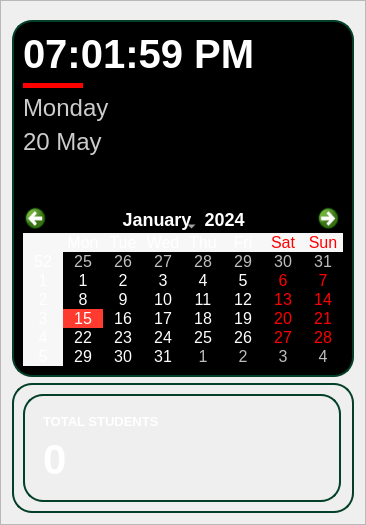
               <widget class="QFrame" name="frame_21">
                <property name="sizePolicy">
                 <sizepolicy hsizetype="Fixed" vsizetype="Fixed">
                  <horstretch>0</horstretch>
                  <verstretch>0</verstretch>
                 </sizepolicy>
                </property>
                <property name="minimumSize">
                 <size>
                  <width>300</width>
                  <height>466</height>
                 </size>
                </property>
                <property name="frameShape">
                 <enum>QFrame::StyledPanel</enum>
                </property>
                <property name="frameShadow">
                 <enum>QFrame::Raised</enum>
                </property>
                <layout class="QGridLayout" name="gridLayout_45">
                 <property name="topMargin">
                  <number>19</number>
                 </property>
                 <item row="1" column="0">
                  <widget class="QFrame" name="frame_19">
                   <property name="minimumSize">
                    <size>
                     <width>0</width>
                     <height>200</height>
                    </size>
                   </property>
                   <property name="maximumSize">
                    <size>
                     <width>16777215</width>
                     <height>600</height>
                    </size>
                   </property>
                   <property name="styleSheet">
                    <string notr="true">QFrame {
    background: black;
    
    border: 2px solid #044027; /* Slightly lighter green border */
    border-radius: 20px; /* Rounded corners */
}
</string>
                   </property>
                   <property name="frameShape">
                    <enum>QFrame::StyledPanel</enum>
                   </property>
                   <property name="frameShadow">
                    <enum>QFrame::Raised</enum>
                   </property>
                   <layout class="QGridLayout" name="gridLayout_11">
                    <item row="0" column="0" colspan="2">
                     <widget class="QLabel" name="time_dashboard">
                      <property name="styleSheet">
                       <string notr="true">QLabel {
	background: none;
	border: none;
    font-family: &quot;Helvetica Neue&quot;, &quot;Arial&quot;, sans-serif;
    font-size: 30pt;
    font-weight: bold;
    color: white;
}
</string>
                      </property>
                      <property name="text">
                       <string>07:01:59 PM</string>
                      </property>
                      <property name="alignment">
                       <set>Qt::AlignLeading|Qt::AlignLeft|Qt::AlignVCenter</set>
                      </property>
                      <property name="margin">
                       <number>0</number>
                      </property>
                     </widget>
                    </item>
                    <item row="0" column="2" rowspan="5">
                     <widget class="QFrame" name="Analogclock">
                      <property name="styleSheet">
                       <string notr="true">background: none;
border:none;</string>
                      </property>
                      <property name="frameShape">
                       <enum>QFrame::StyledPanel</enum>
                      </property>
                      <property name="frameShadow">
                       <enum>QFrame::Raised</enum>
                      </property>
                     </widget>
                    </item>
                    <item row="4" column="0">
                     <widget class="QLabel" name="greetings">
                      <property name="styleSheet">
                       <string notr="true">QLabel {
	background: none;
	border: none;
    font-family: &quot;Helvetica Neue&quot;, &quot;Arial&quot;, sans-serif;
    font-size: 18pt;
    font-weight: 100;
    color: white;
}
</string>
                      </property>
                      <property name="text">
                       <string/>
                      </property>
                      <property name="alignment">
                       <set>Qt::AlignLeading|Qt::AlignLeft|Qt::AlignVCenter</set>
                      </property>
                     </widget>
                    </item>
                    <item row="5" column="1">
                     <spacer name="verticalSpacer_8">
                      <property name="orientation">
                       <enum>Qt::Vertical</enum>
                      </property>
                      <property name="sizeType">
                       <enum>QSizePolicy::Fixed</enum>
                      </property>
                      <property name="sizeHint" stdset="0">
                       <size>
                        <width>10</width>
                        <height>10</height>
                       </size>
                      </property>
                     </spacer>
                    </item>
                    <item row="6" column="0" colspan="3">
                     <widget class="QCalendarWidget" name="calendar">
                      <property name="sizePolicy">
                       <sizepolicy hsizetype="Expanding" vsizetype="Expanding">
                        <horstretch>0</horstretch>
                        <verstretch>0</verstretch>
                       </sizepolicy>
                      </property>
                      <property name="minimumSize">
                       <size>
                        <width>0</width>
                        <height>0</height>
                       </size>
                      </property>
                      <property name="maximumSize">
                       <size>
                        <width>600</width>
                        <height>600</height>
                       </size>
                      </property>
                      <property name="styleSheet">
                       <string notr="true">QCalendarWidget {
    background-color: black;
    color: white;
    border: none;
    font-family: 'Helvetica Neue', sans-serif;
    font-size: 16px;
}

QCalendarWidget QAbstractItemView {
    selection-background-color: #ff3b30;
    selection-color: white;
	border: none;
    background-color: black;
    gridline-color: #444;
}

QCalendarWidget QToolButton {
    color: white;
    font-size: 18px;
    icon-size: 24px, 24px;
    background: transparent;
    border: none;
}

QCalendarWidget QSpinBox {
    color: white;
    background: transparent;
    border: none;
}

QCalendarWidget QWidget#qt_calendar_navigationbar {
    background-color: black;
    border: none;
}

QCalendarWidget QAbstractItemView:enabled {
    color: white;
    background-color: black;
    selection-background-color: #ff3b30;
    selection-color: white;
}
/* Hover effect */
QCalendarWidget QAbstractItemView::item:hover {
    background-color: #555;  /* dark hover background */
    color: white;
    border-radius: 4px;
}

/* Current date highlight (uses QTextCharFormat from Python) */
QCalendarWidget QAbstractItemView::item:enabled:!selected[today=&quot;true&quot;] {
    border: 1px solid #ff3b30;
    font-weight: bold;
    color: #ff3b30;
    border-radius: 4px;
}
</string>
                      </property>
                     </widget>
                    </item>
                    <item row="3" column="0" colspan="2">
                     <widget class="QLabel" name="date">
                      <property name="styleSheet">
                       <string notr="true">QLabel {
	background: none;
	border: none;
    font-family: &quot;Helvetica Neue&quot;, &quot;Arial&quot;, sans-serif;
    font-size: 18pt;
    font-weight: 100;
    color: #ccc;
}
</string>
                      </property>
                      <property name="text">
                       <string>20 May</string>
                      </property>
                      <property name="alignment">
                       <set>Qt::AlignLeading|Qt::AlignLeft|Qt::AlignVCenter</set>
                      </property>
                     </widget>
                    </item>
                    <item row="1" column="0">
                     <widget class="Line" name="line_8">
                      <property name="sizePolicy">
                       <sizepolicy hsizetype="Fixed" vsizetype="Fixed">
                        <horstretch>0</horstretch>
                        <verstretch>0</verstretch>
                       </sizepolicy>
                      </property>
                      <property name="minimumSize">
                       <size>
                        <width>60</width>
                        <height>5</height>
                       </size>
                      </property>
                      <property name="styleSheet">
                       <string notr="true">QFrame {
    border: 1px solid transparent;
    background-color: red;
    height: 4px;
}
</string>
                      </property>
                      <property name="orientation">
                       <enum>Qt::Horizontal</enum>
                      </property>
                     </widget>
                    </item>
                    <item row="2" column="0" colspan="2">
                     <widget class="QLabel" name="day">
                      <property name="styleSheet">
                       <string notr="true">QLabel {
	background: none;
	border: none;
    font-family: &quot;Helvetica Neue&quot;, &quot;Arial&quot;, sans-serif;
    font-size: 18pt;
    font-weight: 100;
    color: #ccc;
}
</string>
                      </property>
                      <property name="text">
                       <string>Monday</string>
                      </property>
                      <property name="alignment">
                       <set>Qt::AlignLeading|Qt::AlignLeft|Qt::AlignVCenter</set>
                      </property>
                      <property name="margin">
                       <number>0</number>
                      </property>
                     </widget>
                    </item>
                   </layout>
                  </widget>
                 </item>
                 <item row="2" column="0">
                  <widget class="QFrame" name="frame_44">
                   <property name="sizePolicy">
                    <sizepolicy hsizetype="Expanding" vsizetype="Expanding">
                     <horstretch>0</horstretch>
                     <verstretch>0</verstretch>
                    </sizepolicy>
                   </property>
                   <property name="minimumSize">
                    <size>
                     <width>250</width>
                     <height>130</height>
                    </size>
                   </property>
                   <property name="maximumSize">
                    <size>
                     <width>16777215</width>
                     <height>130</height>
                    </size>
                   </property>
                   <property name="styleSheet">
                    <string notr="true">QFrame {
    background: qlineargradient(
        spread:pad,
        x1:0, y1:0, x2:1, y2:1,
        stop:0 #055035,  /* Dark green */
        stop:1 #02281A   /* Even darker green */
    );
    
    border: 2px solid #044027; /* Slightly lighter green border */
    border-radius: 20px; /* Rounded corners */
}
</string>
                   </property>
                   <property name="frameShape">
                    <enum>QFrame::StyledPanel</enum>
                   </property>
                   <property name="frameShadow">
                    <enum>QFrame::Raised</enum>
                   </property>
                   <layout class="QGridLayout" name="gridLayout_51">
                    <property name="rightMargin">
                     <number>11</number>
                    </property>
                    <item row="1" column="1">
                     <widget class="QFrame" name="frame_45">
                      <property name="sizePolicy">
                       <sizepolicy hsizetype="Expanding" vsizetype="Expanding">
                        <horstretch>0</horstretch>
                        <verstretch>0</verstretch>
                       </sizepolicy>
                      </property>
                      <property name="minimumSize">
                       <size>
                        <width>0</width>
                        <height>0</height>
                       </size>
                      </property>
                      <property name="frameShape">
                       <enum>QFrame::StyledPanel</enum>
                      </property>
                      <property name="frameShadow">
                       <enum>QFrame::Raised</enum>
                      </property>
                      <layout class="QGridLayout" name="gridLayout_58">
                       <item row="0" column="0">
                        <widget class="QFrame" name="frame_46">
                         <property name="minimumSize">
                          <size>
                           <width>0</width>
                           <height>0</height>
                          </size>
                         </property>
                         <property name="styleSheet">
                          <string notr="true">background: none;
border: none;</string>
                         </property>
                         <property name="frameShape">
                          <enum>QFrame::StyledPanel</enum>
                         </property>
                         <property name="frameShadow">
                          <enum>QFrame::Raised</enum>
                         </property>
                         <layout class="QGridLayout" name="gridLayout_15">
                          <item row="0" column="0">
                           <widget class="QLabel" name="label_36">
                            <property name="sizePolicy">
                             <sizepolicy hsizetype="Expanding" vsizetype="Preferred">
                              <horstretch>0</horstretch>
                              <verstretch>0</verstretch>
                             </sizepolicy>
                            </property>
                            <property name="minimumSize">
                             <size>
                              <width>0</width>
                              <height>0</height>
                             </size>
                            </property>
                            <property name="styleSheet">
                             <string notr="true">QLabel {
    background: none;
    color: white; /* Darker shade of blue */
    font-size: 13px;
    font-weight: 900; /* Extra Bold */
    font-family: &quot;Poppins&quot;, &quot;Arial&quot;, &quot;Helvetica&quot;, sans-serif;
    border: none;
    text-align: center;
}</string>
                            </property>
                            <property name="text">
                             <string>TOTAL STUDENTS</string>
                            </property>
                           </widget>
                          </item>
                          <item row="0" column="1" rowspan="2">
                           <widget class="QLabel" name="totals_f">
                            <property name="sizePolicy">
                             <sizepolicy hsizetype="Expanding" vsizetype="Expanding">
                              <horstretch>0</horstretch>
                              <verstretch>0</verstretch>
                             </sizepolicy>
                            </property>
                            <property name="maximumSize">
                             <size>
                              <width>70</width>
                              <height>70</height>
                             </size>
                            </property>
                            <property name="text">
                             <string/>
                            </property>
                            <property name="pixmap">
                             <pixmap>Resources/students.png</pixmap>
                            </property>
                            <property name="scaledContents">
                             <bool>true</bool>
                            </property>
                           </widget>
                          </item>
                          <item row="1" column="0">
                           <widget class="QLabel" name="total_student_dashboard">
                            <property name="styleSheet">
                             <string notr="true">QLabel {
    background: none; /* No background, blends with UI */
    color: white; /* Darker shade of blue */
    font-size: 42px; /* Large text for emphasis */
    font-weight: bold; /* Make it stand out */
    font-family: &quot;Poppins&quot;, &quot;Arial&quot;, &quot;Helvetica&quot;, sans-serif; /* Poppins with fallbacks */
    border: none; /* No border */
    text-align: center; /* Center the text */
}
</string>
                            </property>
                            <property name="text">
                             <string>0</string>
                            </property>
                            <property name="alignment">
                             <set>Qt::AlignLeading|Qt::AlignLeft|Qt::AlignVCenter</set>
                            </property>
                           </widget>
                          </item>
                         </layout>
                        </widget>
                       </item>
                      </layout>
                     </widget>
                    </item>
                   </layout>
                  </widget>
                 </item>
                </layout>
               </widget>
